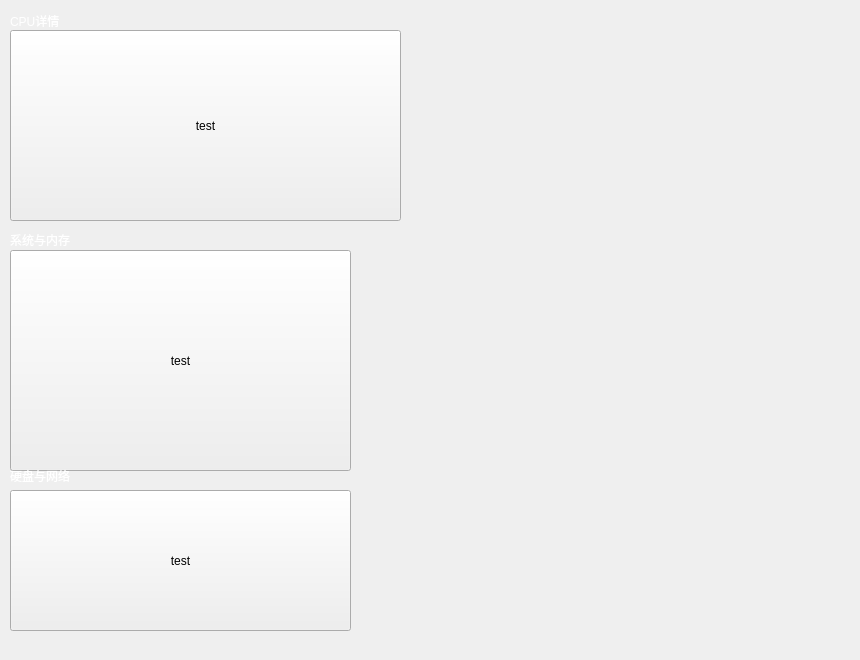
                    <widget class="QWidget" name="perf_mon_hardware_spec">
                     <attribute name="title">
                      <string>硬件信息</string>
                     </attribute>
                     <widget class="QLabel" name="perf_mon_hardware_cpu_spec_prompt">
                      <property name="geometry">
                       <rect>
                        <x>10</x>
                        <y>10</y>
                        <width>131</width>
                        <height>21</height>
                       </rect>
                      </property>
                      <property name="styleSheet">
                       <string notr="true">font: 15pt &quot;Noto Mono&quot;;
color: rgb(255, 255, 255);</string>
                      </property>
                      <property name="text">
                       <string>CPU详情</string>
                      </property>
                     </widget>
                     <widget class="QPushButton" name="perf_mon_hardware_cpu_spec_demo">
                      <property name="geometry">
                       <rect>
                        <x>10</x>
                        <y>30</y>
                        <width>391</width>
                        <height>191</height>
                       </rect>
                      </property>
                      <property name="text">
                       <string>test</string>
                      </property>
                      <property name="flat">
                       <bool>false</bool>
                      </property>
                     </widget>
                     <widget class="QLabel" name="perf_mon_hardware_mem_spec_prompt">
                      <property name="geometry">
                       <rect>
                        <x>10</x>
                        <y>230</y>
                        <width>171</width>
                        <height>20</height>
                       </rect>
                      </property>
                      <property name="styleSheet">
                       <string notr="true">font: 15pt &quot;Noto Mono&quot;;
color: rgb(255, 255, 255);</string>
                      </property>
                      <property name="text">
                       <string>系统与内存</string>
                      </property>
                     </widget>
                     <widget class="QPushButton" name="perf_mon_hardware_mem_spec_demo">
                      <property name="geometry">
                       <rect>
                        <x>10</x>
                        <y>250</y>
                        <width>341</width>
                        <height>221</height>
                       </rect>
                      </property>
                      <property name="text">
                       <string>test</string>
                      </property>
                     </widget>
                     <widget class="QLabel" name="perf_mon_hardware_sto_spec_prompt">
                      <property name="geometry">
                       <rect>
                        <x>10</x>
                        <y>465</y>
                        <width>121</width>
                        <height>21</height>
                       </rect>
                      </property>
                      <property name="styleSheet">
                       <string notr="true">font: 15pt &quot;Noto Mono&quot;;
color: rgb(255, 255, 255);</string>
                      </property>
                      <property name="text">
                       <string>硬盘与网络</string>
                      </property>
                     </widget>
                     <widget class="QPushButton" name="perf_mon_hardware_sto_spec_demo">
                      <property name="geometry">
                       <rect>
                        <x>10</x>
                        <y>490</y>
                        <width>341</width>
                        <height>141</height>
                       </rect>
                      </property>
                      <property name="text">
                       <string>test</string>
                      </property>
                     </widget>
                     <widget class="QWidget" name="horizontalLayoutWidget_4">
                      <property name="geometry">
                       <rect>
                        <x>360</x>
                        <y>0</y>
                        <width>491</width>
                        <height>261</height>
                       </rect>
                      </property>
                      <layout class="QHBoxLayout" name="perf_mon_cpu_flow_canvas">
                       <property name="spacing">
                        <number>0</number>
                       </property>
                      </layout>
                     </widget>
                     <widget class="QWidget" name="horizontalLayoutWidget_5">
                      <property name="geometry">
                       <rect>
                        <x>370</x>
                        <y>220</y>
                        <width>481</width>
                        <height>241</height>
                       </rect>
                      </property>
                      <layout class="QHBoxLayout" name="perf_mon_mem_flow_canvas">
                       <property name="spacing">
                        <number>0</number>
                       </property>
                      </layout>
                     </widget>
                     <widget class="QWidget" name="horizontalLayoutWidget_6">
                      <property name="geometry">
                       <rect>
                        <x>370</x>
                        <y>420</y>
                        <width>481</width>
                        <height>231</height>
                       </rect>
                      </property>
                      <layout class="QHBoxLayout" name="perf_mon_mem_swap_flow_canvas">
                       <property name="spacing">
                        <number>0</number>
                       </property>
                      </layout>
                     </widget>
                    </widget>
